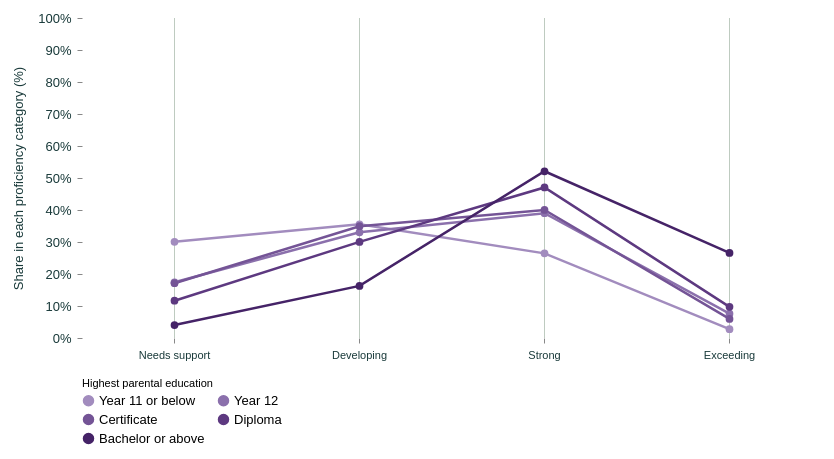

This figure's Vega-Lite source:
### Vega-Lite specification from a JSON file in a GitHub repository (floating-point values rounded to 4 significant figures)
{"$schema": "https://vega.github.io/schema/vega-lite/v5.json", "background": "transparent", "padding": 12, "config": {"font": "Arial", "view": {"stroke": null}, "axis": {"labelFontSize": 13, "titleFontSize": 13, "titleFontWeight": "normal", "labelColor": "#193a3a", "titleColor": "#193a3a", "domain": false, "gridColor": "#e1e5dd", "labelPadding": 6, "titlePadding": 12}, "legend": {"orient": "bottom", "titleLimit": 300, "labelLimit": 220, "labelFontSize": 13, "titleFontSize": 11, "titleFontWeight": "normal"}, "title": {"anchor": "start", "fontSize": 14, "color": "#193a3a"}}, "width": 740, "height": 320, "params": [{"name": "parent_subject", "value": "Reading"}], "layer": [{"data": {"values": [{"dimension": "Needs support"}, {"dimension": "Developing"}, {"dimension": "Strong"}, {"dimension": "Exceeding"}]}, "mark": {"type": "rule", "color": "#becbc0"}, "encoding": {"x": {"field": "dimension", "type": "ordinal", "sort": ["Needs support", "Developing", "Strong", "Exceeding"], "title": null, "axis": {"labelAngle": 0, "labelFontSize": 11}}, "y": {"datum": 0, "type": "quantitative", "title": "Share in each proficiency category (%)", "scale": {"domain": [0, 100]}}, "y2": {"datum": 100}}}, {"data": {"values": [{"domain": "Reading", "parent": "Year 11 or below", "dimension": "Needs support", "axis": 0, "value": 30.05}, {"domain": "Reading", "parent": "Year 11 or below", "dimension": "Developing", "axis": 1, "value": 35.52}, {"domain": "Reading", "parent": "Year 11 or below", "dimension": "Strong", "axis": 2, "value": 26.45}, {"domain": "Reading", "parent": "Year 11 or below", "dimension": "Exceeding", "axis": 3, "value": 2.768}, {"domain": "Reading", "parent": "Year 12", "dimension": "Needs support", "axis": 0, "value": 17.42}, {"domain": "Reading", "parent": "Year 12", "dimension": "Developing", "axis": 1, "value": 33.04}, {"domain": "Reading", "parent": "Year 12", "dimension": "Strong", "axis": 2, "value": 39.01}, {"domain": "Reading", "parent": "Year 12", "dimension": "Exceeding", "axis": 3, "value": 7.603}, {"domain": "Reading", "parent": "Certificate", "dimension": "Needs support", "axis": 0, "value": 17.11}, {"domain": "Reading", "parent": "Certificate", "dimension": "Developing", "axis": 1, "value": 34.93}, {"domain": "Reading", "parent": "Certificate", "dimension": "Strong", "axis": 2, "value": 40.01}, {"domain": "Reading", "parent": "Certificate", "dimension": "Exceeding", "axis": 3, "value": 5.963}, {"domain": "Reading", "parent": "Diploma", "dimension": "Needs support", "axis": 0, "value": 11.65}, {"domain": "Reading", "parent": "Diploma", "dimension": "Developing", "axis": 1, "value": 30.04}, {"domain": "Reading", "parent": "Diploma", "dimension": "Strong", "axis": 2, "value": 47.04}, {"domain": "Reading", "parent": "Diploma", "dimension": "Exceeding", "axis": 3, "value": 9.737}, {"domain": "Reading", "parent": "Bachelor or above", "dimension": "Needs support", "axis": 0, "value": 4.054}, {"domain": "Reading", "parent": "Bachelor or above", "dimension": "Developing", "axis": 1, "value": 16.27}, {"domain": "Reading", "parent": "Bachelor or above", "dimension": "Strong", "axis": 2, "value": 52.11}, {"domain": "Reading", "parent": "Bachelor or above", "dimension": "Exceeding", "axis": 3, "value": 26.58}, {"domain": "Numeracy", "parent": "Year 11 or below", "dimension": "Needs support", "axis": 0, "value": 30.79}, {"domain": "Numeracy", "parent": "Year 11 or below", "dimension": "Developing", "axis": 1, "value": 32.74}, {"domain": "Numeracy", "parent": "Year 11 or below", "dimension": "Strong", "axis": 2, "value": 29.47}, {"domain": "Numeracy", "parent": "Year 11 or below", "dimension": "Exceeding", "axis": 3, "value": 1.79}, {"domain": "Numeracy", "parent": "Year 12", "dimension": "Needs support", "axis": 0, "value": 17.25}, {"domain": "Numeracy", "parent": "Year 12", "dimension": "Developing", "axis": 1, "value": 29.11}, {"domain": "Numeracy", "parent": "Year 12", "dimension": "Strong", "axis": 2, "value": 45.07}, {"domain": "Numeracy", "parent": "Year 12", "dimension": "Exceeding", "axis": 3, "value": 5.648}, {"domain": "Numeracy", "parent": "Certificate", "dimension": "Needs support", "axis": 0, "value": 17.33}, {"domain": "Numeracy", "parent": "Certificate", "dimension": "Developing", "axis": 1, "value": 31.63}, {"domain": "Numeracy", "parent": "Certificate", "dimension": "Strong", "axis": 2, "value": 45.32}, {"domain": "Numeracy", "parent": "Certificate", "dimension": "Exceeding", "axis": 3, "value": 3.733}, {"domain": "Numeracy", "parent": "Diploma", "dimension": "Needs support", "axis": 0, "value": 11.37}, {"domain": "Numeracy", "parent": "Diploma", "dimension": "Developing", "axis": 1, "value": 27.04}, {"domain": "Numeracy", "parent": "Diploma", "dimension": "Strong", "axis": 2, "value": 53.11}, {"domain": "Numeracy", "parent": "Diploma", "dimension": "Exceeding", "axis": 3, "value": 6.946}, {"domain": "Numeracy", "parent": "Bachelor or above", "dimension": "Needs support", "axis": 0, "value": 3.564}, {"domain": "Numeracy", "parent": "Bachelor or above", "dimension": "Developing", "axis": 1, "value": 13.27}, {"domain": "Numeracy", "parent": "Bachelor or above", "dimension": "Strong", "axis": 2, "value": 59.73}, {"domain": "Numeracy", "parent": "Bachelor or above", "dimension": "Exceeding", "axis": 3, "value": 22.45}]}, "transform": [{"filter": "datum.domain === parent_subject"}], "params": [{"name": "parent_focus", "select": {"type": "point", "fields": ["parent"]}, "bind": "legend"}], "mark": {"type": "line", "point": {"filled": true, "size": 60}, "strokeWidth": 2.5}, "encoding": {"x": {"field": "dimension", "type": "ordinal", "sort": ["Needs support", "Developing", "Strong", "Exceeding"], "title": null}, "y": {"field": "value", "type": "quantitative", "title": "Share in each proficiency category (%)", "scale": {"domain": [0, 100]}, "axis": {"labelExpr": "datum.value + '%'"}}, "order": {"field": "axis"}, "detail": {"field": "parent"}, "color": {"field": "parent", "type": "nominal", "title": "Highest parental education", "legend": {"columns": 2}, "scale": {"domain": ["Year 11 or below", "Year 12", "Certificate", "Diploma", "Bachelor or above"], "range": ["#a28cbe", "#8b70ac", "#745496", "#5d3980", "#452367"]}}, "opacity": {"condition": {"param": "parent_focus", "value": 1}, "value": 0.15}, "tooltip": [{"field": "parent", "title": "Parental education"}, {"field": "dimension", "title": "Proficiency category"}, {"field": "value", "title": "Share (%)", "format": ".1f"}]}}]}
